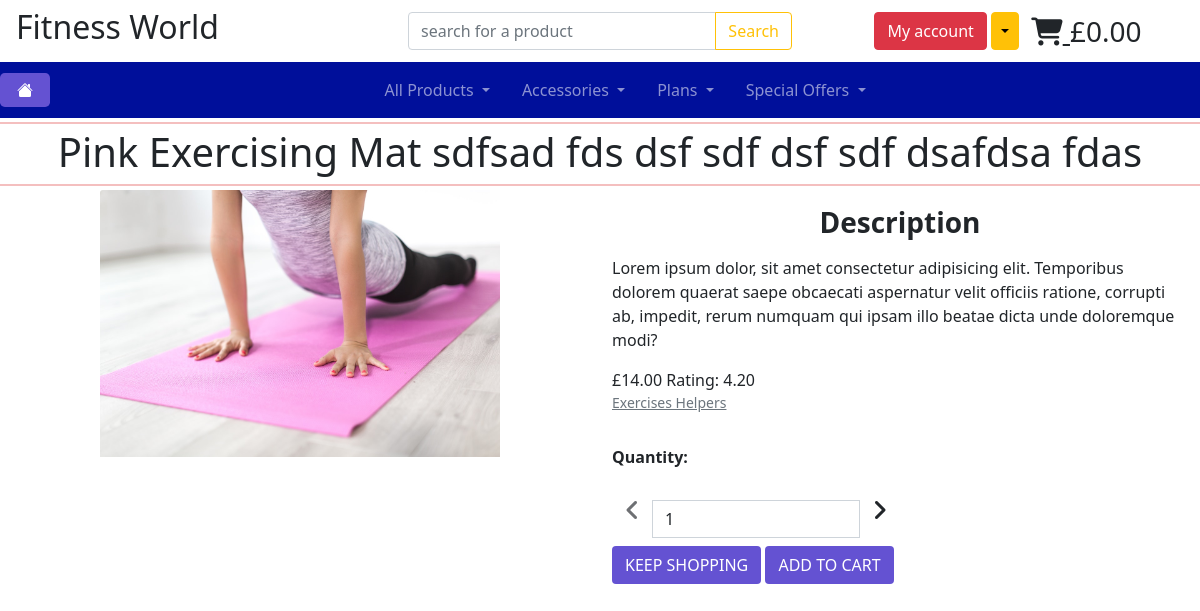
Page /products/1/ (signed in) on the committed database.
### products/models.py (models this page shows, shortened)
class Product(models.Model):
    category = models.ForeignKey(
        'Category', null=True, blank=True, on_delete=models.SET_NULL)
    sku = models.CharField(max_length=254, null=True, blank=True)
    name = models.CharField(max_length=254)
    description = models.TextField()
    price = models.DecimalField(max_digits=6, decimal_places=2)
    rating = models.DecimalField(
        max_digits=6, decimal_places=2, null=True, blank=True)
    image_url = models.URLField(max_length=1400, null=True, blank=True)
    image = models.ImageField(null=True, blank=True)

class Category(models.Model):
    class Meta:
        verbose_name_plural = "Categories"
    name = models.CharField(max_length=254)
    friendly_name = models.CharField(max_length=254, null=True, blank=True)

### products/views.py (the view)
# urls.py: path('<int:product_id>/', views.product_detail, name="product_detail"),
def product_detail(request, product_id):
    product = get_object_or_404(Product, pk=product_id)
    context = {
        'product': product
    }
    return render(request, 'products/product_detail.html', context)

### cart/contexts.py (called while the page is built, shortened)
def cart_contents(request):
    cart_items = []
    total = 0
    product_count = 0
    cart = request.session.get('cart', {})
    if total < settings.FREE_DELIVERY_THRESHOLD:
        delivery = total * Decimal(settings.STANDARD_DELIVERY_PERCENTAGE / 100)
        free_delivery_delta = settings.FREE_DELIVERY_THRESHOLD - total
    else:
        delivery = 0
        free_delivery_delta = 0
    grand_total = delivery + total
    context = {
        'cart_items': cart_items,
        'total': total,
        'product_count': product_count,
        'delivery': delivery,
        'free_delivery_delta': free_delivery_delta,
        'free_delivery_threshold': settings.FREE_DELIVERY_THRESHOLD,
        'grand_total': grand_total,
    }
    return context

### products/templates/products/product_detail.html (shortened to what this page needs)
{% extends 'base.html' %}
{% load static %}
{% block content %}
<div class="container-fluid">
    <div class="row">
        <div class="col-12 text-center p-0 m-0">
            <hr class="hr-class my-1">
                <h1 class="logo-font">{{product.name}} </h1>
            <hr class="hr-class my-1">
        </div>
    </div>
    <div class="row">
        <div class="col-sm-12 col-md-6 col-lg-4 p-0 m-0 mx-auto">
            {% if product.image_url %}
            <a href="{{product.image_url}}" target="_blank">
                <img src="{{product.image_url}}" class="card-img-top img-fluid" alt="{{product.name}}">
            </a>
            {% elif product.image %}
            <a href="{{product.image.url}}" target="_blank">
                <img src="{{product.image.url}}" class="card-img-top img-fluid"  alt="{{product.name}}">
            </a>
            {% else %}
            <a href="{{MEDIA_URL}}noimage.png" target="_blank">
                <img src="{{ MEDIA_URL }}noimage.png" class="card-img-top img-fluid" alt="{{product.name}}">
            {%endif%}
        </div>
        <div class="col-12 col-md-6 col-lg-6">
            <h2 class="fs-3 mx-auto text-center my-3"><strong>Description</strong></h2>
            <p>{{product.description}}</p>
            <span>£{{product.price}}</span>
            {% if product.rating %}
            <span class="me-2">Rating: {{product.rating}}</span>
            {% if product.category %}
            <a class="text-muted" href="{% url 'products' %}?category={{ product.category.name }}">
                <p class="small">{{product.category.friendly_name}}</p>
            </a>
            {% endif %}
            {% endif %}
            <div>
                <form method="POST" action="{% url 'add_to_cart' product.id %}" class="mx-auto">
                    <div class="form-group w-50 inputs">
                        <p class="mt-3"><strong>Quantity:</strong></p>
                        <div class="input-group">
                                <button class="decrement-qty btn btn-black rounded-0" data-item_id="{{ product.id }}"
                                    id="decrement-qty_{{ product.id }}">
                                    <span class="icon">
                                        <i class=" fs-4 fas fa-angle-left"></i>
                                    </span>
                                </button>
                            <input class="form-control qty_input input-lenght" type="number" name="quantity" value="1" min="1" max="99"
                                data-item_id="{{ product.id }}" id="id_qty_{{ product.id }}">
                                <button class="increment-qty btn btn-black rounded-0" data-item_id="{{ product.id }}"
                                    id="increment-qty_{{ product.id }}">
                                    <span class="icon">
                                        <i class="fs-4 fas fa-angle-right"></i>
                                    </span>
                                </button>
                        </div>
                    </div>
                    <div class="d-grid gap-2 d-md-block float-lg-start">
                        <a href="{% url 'products' %}" class="btn btn-style text-uppercase mt-2" type="button">Keep Shopping</a>
                        <button class="btn btn-style text-uppercase mt-2" type="submit">Add To Cart</button>
                    </div>
                </form>
            </div>
        </div>
    </div>
</div>
{% endblock %}

### static/css/base.css (style rules this page uses)
.hr-class { height:2px !important; border-width:0 !important; color:#D40000 !important; background-color:#D40000 !important; }
.btn-style { background-color:#6452D2; color:#fff; }
.form-group input, textarea, label { margin-top:15px; }

### rows in the picture
Product: name "Pink Exercising Mat sdfsad fds dsf sdf dsf sdf dsafdsa fdas", image (picture), description "Lorem ipsum dolor, sit amet consectetur adipisicing elit. Temporibus dolorem quaerat saepe obcaecati aspernatur velit officiis ratione, corrupti ab, impedit, rerum numquam qui ipsam illo beatae dicta unde doloremque modi?", price "14.00", rating "4.20", category.friendly_name "Exercises Helpers", quantity "1"
